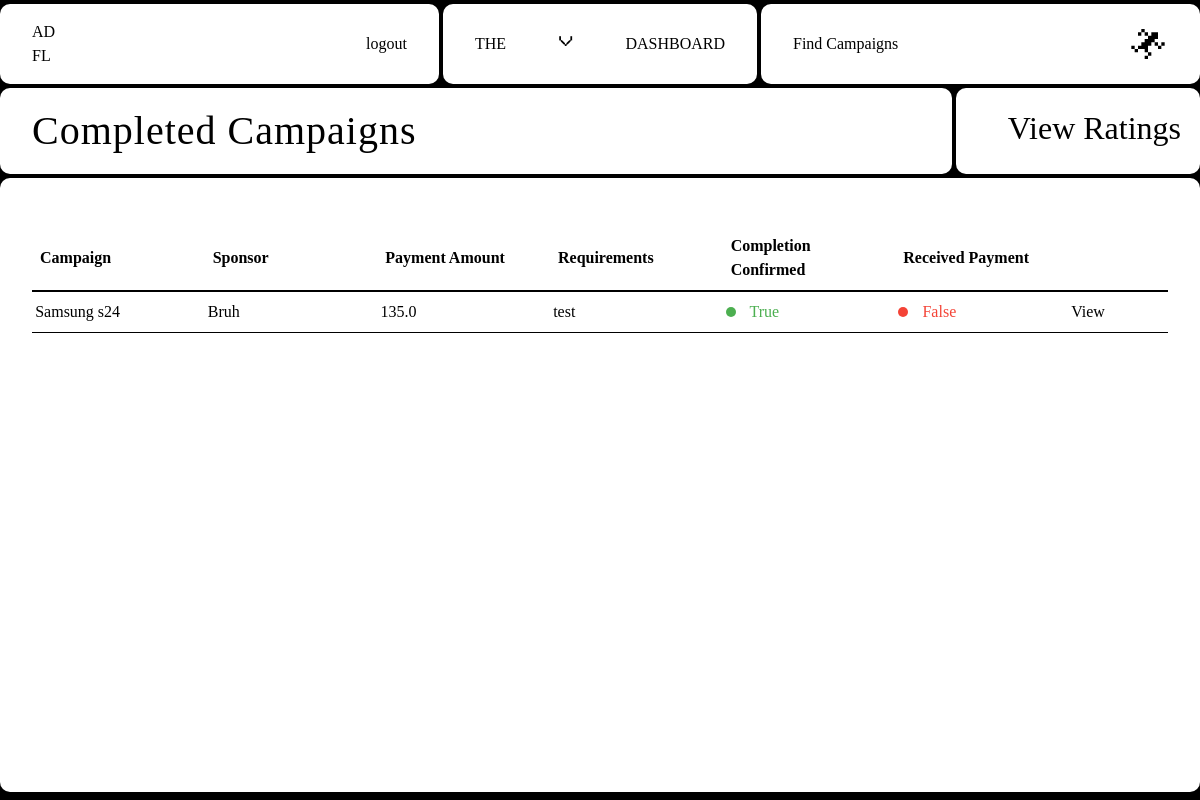
Screenshot of /influencer/view_completed_requests (signed in) with the database file from the repository.
### Adfluence/models.py (models this page shows)
class Campaign(db.Model):
    __tablename__ = "campaign"
    id = db.Column(db.Integer, primary_key=True)
    name = db.Column(db.String(40), nullable=False)
    description = db.Column(db.Text, nullable=False)
    start_date = db.Column(db.Date, nullable=False)
    end_date = db.Column(db.Date, nullable=False)
    budget = db.Column(db.Integer, nullable=False)
    visibility = db.Column(db.String(10), nullable=False)  # 'public' or 'private'
    goals = db.Column(db.Text, nullable=False)
    niche = db.Column(db.String(40), nullable=False)
    status = db.Column(db.String(20), nullable=False, default="Incomplete")
    flagged = db.Column(db.Boolean, default=False)
    user_id = db.Column(db.Integer, db.ForeignKey("user.id"), nullable=False)
    ad_requests = db.relationship(
        "AdRequest", backref="campaign", cascade="all, delete-orphan"
    )
    campaign_requests = db.relationship(
        "campaignRequest", backref="campaign", cascade="all, delete-orphan"
    )

class User(db.Model, UserMixin):
    id = db.Column(db.Integer, primary_key=True)
    email = db.Column(db.String(40), unique=True)
    password = db.Column(db.String(40))
    name = db.Column(db.String(40))
    role = db.Column(db.String(20), nullable=False)
    niche = db.Column(db.String(40), nullable=False)
    flagged = db.Column(db.Boolean, default=False)
    influencers = relationship("Influencer", backref="user", lazy=True)
    campaigns = relationship("Campaign", backref="user", cascade="all, delete-orphan")
    transactions = relationship(
        "Transaction", backref="user", cascade="all,delete-orphan"
    )
    ratings = relationship("Rating", backref="user", cascade="all, delete-orphan")

class AdRequest(db.Model):
    id = db.Column(db.Integer, primary_key=True)
    campaign_id = db.Column(db.Integer, db.ForeignKey("campaign.id"), nullable=False)
    influencer_id = db.Column(db.Integer, db.ForeignKey("influencer.id"))
    messages = db.Column(db.Text)
    requirements = db.Column(db.Text, nullable=False)
    payment_amount = db.Column(db.Float, nullable=False)
    status = db.Column(db.String(20), nullable=False, default="Pending")
    completed = db.Column(db.Boolean, default=False)
    completion_confirmed = db.Column(db.Boolean, default=False)
    payment_done = db.Column(db.Boolean, default=False)
    rating_done = db.Column(db.Boolean, default=False)
    negotiations = relationship(
        "Negotiation", backref="ad_request", cascade="all, delete-orphan"
    )

### Adfluence/influencer.py (the view, shortened to what this page needs)
@influencer.route("/view_completed_requests", methods=["GET"])
@role_required("Influencer")
@login_required
def view_completed_requests():
    influencers = current_user.influencers
    influencer = influencers[0] if influencers else None
    ad_requests = AdRequest.query.filter_by(
        influencer_id=influencer.id, completed=True
    ).all()
    print(ad_requests)
    ad_requests_with_details = []
    for ad_request in ad_requests:
        campaign = Campaign.query.get(ad_request.campaign_id)
        user = User.query.get(campaign.user_id)
        ad_requests_with_details.append(
            {
                "request": ad_request,
                "campaign_name": campaign.name,
                "user_name": user.name,
                "request_type": "Received",
            }
        )
    campaign_requests = campaignRequest.query.filter_by(
        influencer_id=influencer.id, completed=True
    ).all()
    campaign_requests_with_details = []
    return render_template(
        "Influencer/view_completed_requests.html",
        user=current_user,
        influencer=influencer,
        ad_requests=ad_requests_with_details,
        campaign_requests=campaign_requests_with_details,
    )

### Adfluence/views.py (called while the page is built)
def role_required(role):
    def decorator(f):
        @wraps(f)
        def decorated_function(*args, **kwargs):
            if current_user.role != role:
                abort(403)
            return f(*args, **kwargs)
        return decorated_function
    return decorator

### Adfluence/templates/Influencer/view_completed_requests.html (shortened to what this page needs)
{% extends "base.html" %} {% block head %}
<link
  rel="stylesheet"
  href="{{ url_for('static', filename='src/influencer_css/completed_requests.css') }}"
/>
{% endblock %} {% block content %}
<div class="container">
  <nav>
    <div class="nav-1">
      <a href="{{ url_for('influencer.dashboard') }}" class="logo view">
        AD <br />
        FL
      </a>
      <a href="{{ url_for('views.logout') }}" class="view">logout</a>
    </div>
    <div class="nav-2">
      <p class="menu-button">the</p>
      <p class="x">v</p>
      <p class="menu-button">dashboard</p>
    </div>
    <div class="nav-3">
      <a href="{{ url_for('influencer.viewCampaigns') }}" class="view"
        >Find Campaigns</a
      >
      <p>
      </p>
    </div>
  </nav>
  <div class="content-wrapper">
    <div class="header-wrapper">
      <div class="header-1">
        <h1>Completed Campaigns</h1>
      </div>
      <div class="header-2">
        <div class="marquee">
          <span>
            <a href="{{ url_for('influencer.view_ratings')}}">
              View Ratings &nbsp; &nbsp; View Ratings &nbsp; View Ratings &nbsp;
              View Ratings &nbsp; View Ratings &nbsp; View Ratings &nbsp; View
              Ratings &nbsp; View Ratings &nbsp;
            </a>
          </span>
        </div>
      </div>
    </div>
    <div class="table-wrapper">
      <table class="first-table">
        <thead>
          <tr>
            <th>Campaign</th>
            <th>Sponsor</th>
            <th>Payment Amount</th>
            <th>Requirements</th>
            <th>Completion Confirmed</th>
            <th>Received Payment</th>
            <th class="link"></th>
          </tr>
        </thead>
        <tbody>
          {% for request in ad_requests + campaign_requests %} {% if
          request.request.completed == True %}
          <tr>
            <td>{{ request.campaign_name }}</td>
            <td>{{ request.user_name }}</td>
            <td>{{ request.request.payment_amount }}</td>
            <td>{{ request.request.requirements }}</td>
            <td
              class="{% if request.request.completion_confirmed == True %} status-accepted {% elif request.request.completion_confirmed == False %} status-rejected {% endif %}"
            >
              {{request.request.completion_confirmed}}
            </td>
            <td
              class="{% if request.request.payment_done == True %} status-accepted {% elif request.request.payment_done == False %} status-rejected {% endif %}"
            >
              {{ request.request.payment_done }}
            </td>
            <td>
              <a
                class="link view"
                href="{{ url_for('influencer.viewRequest', ad_request_id=request.request.id)}}"
                >View</a
              >
            </td>
            {% endif %} {% endfor %}
          </tr>
        </tbody>
      </table>
    </div>
  </div>
</div>
{% endblock %}

### Adfluence/static/css/main.css (style rules this page uses)
html, :host { line-height: 1.5; -webkit-text-size-adjust: 100%; -moz-tab-size: 4; -o-tab-size: 4; tab-size: 4; font-family: ui-sans-serif, system-ui, sans-serif, "Apple Color Emoji", "Segoe UI Emoji", "Segoe UI Symbol", "Noto Color Emoji"; font-feature-settings: normal; font-variation-settings: normal; -webkit-tap-highlight-color: transparent; }
body { margin: 0; line-height: inherit; }
h1, h2, h3, h4, h5, h6 { font-size: inherit; font-weight: inherit; }
a { color: inherit; text-decoration: inherit; }
table { text-indent: 0; border-color: inherit; border-collapse: collapse; }
blockquote, dl, dd, h1, h2, h3, h4, h5, h6, hr, figure, p, pre { margin: 0; }
img, svg, video, canvas, audio, iframe, embed, object { display: block; vertical-align: middle; }
.container { width: 100%; }
@media (min-width: 640px) { .container { max-width: 640px; } }
@media (min-width: 768px) { .container { max-width: 768px; } }
@media (min-width: 1024px) { .container { max-width: 1024px; } }
* { margin: 0; padding: 0; }

### Adfluence/static/src/input.css (style rules this page uses)
* { margin: 0; padding: 0; }

### Adfluence/static/src/influencer_css/completed_requests.css (style rules this page uses)
* { margin: 0; padding: 0; box-sizing: border-box; }
html, body { width: 100%; height: 100%; background-color: #000; font-family: "Arame"; overflow: hidden; }
p { text-transform: uppercase; }
.x { font-family: sk; margin-top: -10px; font-size: 14px; }
.container { width: 100%; height: 100vh; max-width: 3840px; margin: 0 auto; display: flex; flex-direction: column; gap: 0.25em; }
nav { width: 100%; flex: 1; display: flex; gap: 0.25em; padding: 0.25em 0 0 0; background-color: #000; }
nav > div { display: flex; justify-content: space-between; align-items: center; padding: 1em 2em; background: #fff; color: #000; border-radius: 10px; }
.nav-1 { flex: 3; }
.nav-2 { flex: 2; }
.view { cursor: pointer; transition: all 0.2s ease-out; font-family: "Arame"; }
.nav-3 { flex: 3; }
.content-wrapper { flex: 12; width: 100%; height: 100%; display: flex; flex-direction: column; padding: 0 0 0.5em 0; background-color: #000; gap: 0.25em; overflow: hidden; }
.header-wrapper { display: flex; gap: 0.25em; }
.header-1 { flex: 8; background-color: #fff; color: #000; border-radius: 10px; text-align: left; padding: 0.8em 2em; }
.header-1 h1 { font-family: up; font-size: 40px; font-weight: normal; letter-spacing: 1px; }
.header-2 { flex: 2.2; background-color: #fff; border-radius: 10px; display: flex; justify-content: center; position: relative; transition: all 0.2s ease-out; }
.marquee { width: 100%; position: absolute; padding: 1em 0; overflow: hidden; z-index: 3; display: flex; align-items: center; white-space: nowrap; margin: 0 auto; bottom: 6px; }
.marquee span { font-family: up; font-size: 32px; transform: translateX(52px); transition: transform 0.5s ease-in-out; cursor: pointer; }
.marquee a { text-decoration: none; color: inherit; }
.table-wrapper { width: 100%; height: 100vh; overflow-x: auto; overflow-y: auto; display: flex; justify-content: center; border-radius: 10px; background: #fff; padding: 3em 2em; }
.first-table { width: 100%; border-collapse: collapse; table-layout: fixed; height: fit-content; }
.first-table th { position: sticky; top: 0; z-index: 1; background-color: #fff; padding: 0.5em 0.5em; border-bottom: 2px solid #000; text-align: left; font-size: 16px; }
.first-table td { padding: 0.5em 0.2em; border-bottom: 1px solid #000; text-align: left; vertical-align: top; word-wrap: break-word; white-space: normal; font-size: 16px; }
.link { width: 100px; }
.first-table td.status-pending::before, .first-table td.status-accepted::before, .first-table td.status-rejected::before { content: ""; display: inline-block; width: 10px; height: 10px; border-radius: 50%; margin-right: 10px; }
.first-table td.status-accepted::before { background-color: #4caf50; }
.first-table td.status-rejected::before { background-color: #f44336; }
.status-accepted { color: #4caf50; font-size: 16px; }
.status-rejected { color: #f44336; font-size: 16px; }

### rows the page displays
Campaign: campaign_name "Samsung s24"
User: user_name "Bruh"
AdRequest: request.payment_amount "135.0", request.requirements "test", request.completion_confirmed "True", request.payment_done "False"
